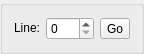
<?xml version="1.0" encoding="UTF-8"?>
<ui version="4.0">
    <class>SampleWidgets</class>
    <widget class="QGroupBox" name="SampleWidgets">
        <property name="geometry">
            <rect>
                <x>0</x>
                <y>0</y>
                <width>144</width>
                <height>53</height>
            </rect>
        </property>
        <property name="windowTitle">
            <string>GroupBox</string>
        </property>
        <layout class="QHBoxLayout" name="horizontalLayout">
            <item>
                <widget class="QLabel" name="label_">
                    <property name="sizePolicy">
                        <sizepolicy hsizetype="Preferred" vsizetype="Fixed">
                            <horstretch>0</horstretch>
                            <verstretch>0</verstretch>
                        </sizepolicy>
                    </property>
                    <property name="text">
                        <string>Line:</string>
                    </property>
                </widget>
            </item>
            <item>
                <widget class="QSpinBox" name="spinBox_">
                    <property name="sizePolicy">
                        <sizepolicy hsizetype="MinimumExpanding" vsizetype="Fixed">
                            <horstretch>0</horstretch>
                            <verstretch>0</verstretch>
                        </sizepolicy>
                    </property>
                </widget>
            </item>
            <item>
                <widget class="QToolButton" name="goButton_">
                    <property name="text">
                        <string>Go</string>
                    </property>
                </widget>
            </item>
        </layout>
    </widget>
    <resources/>
    <connections/>
</ui>
